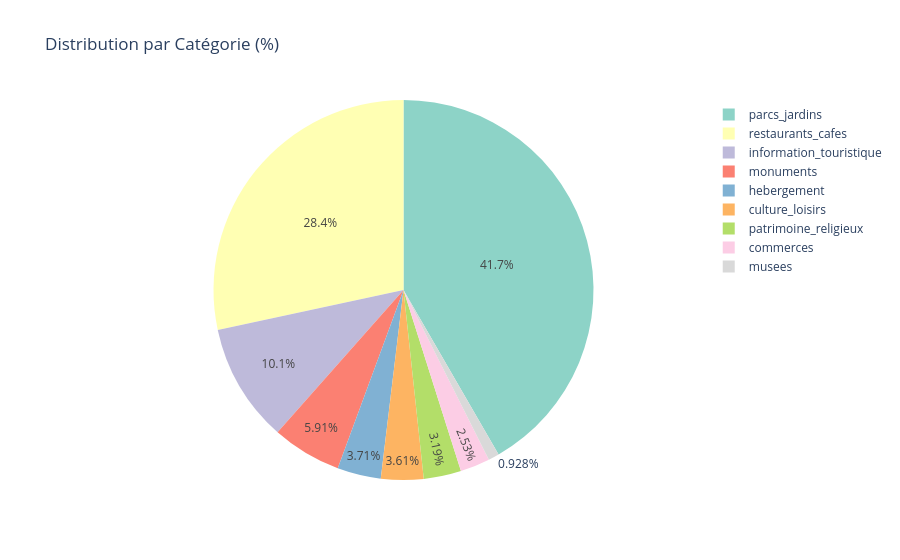
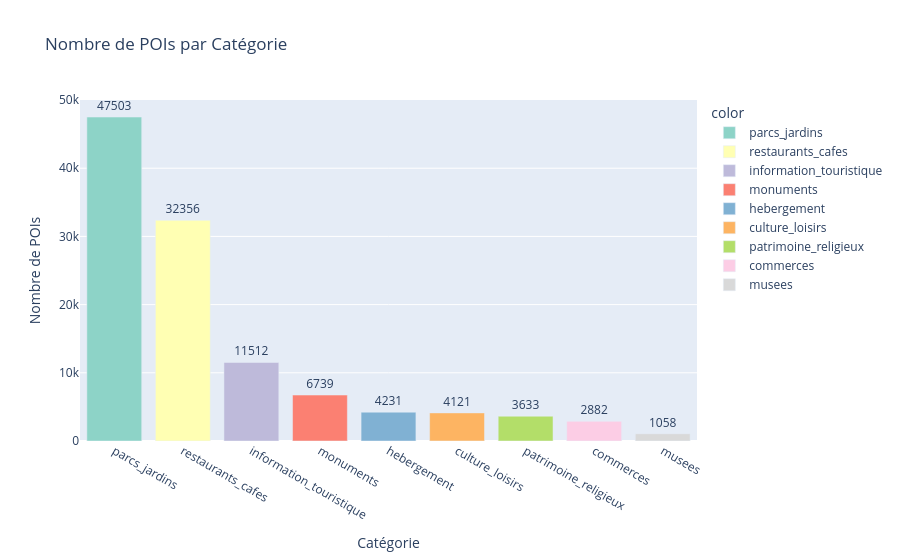

These figures' notebook cell, in order:
### Code cell
# ===== 1. DISTRIBUTION BY CATEGORY =====

category_counts = df['category'].value_counts()

# Pie Chart
fig_pie = px.pie(
    values=category_counts.values,
    names=category_counts.index,
    color=category_counts.index,
    color_discrete_sequence=px.colors.qualitative.Set3,
    title="Distribution par Catégorie (%)"
)
fig_pie.show()

# Histogram
fig_bar = px.bar(
    x=category_counts.index,
    y=category_counts.values,
    text=category_counts.values,
    color=category_counts.index,
    color_discrete_sequence=px.colors.qualitative.Set3,
    labels={'x': 'Catégorie', 'y': 'Nombre de POIs'},
    title="Nombre de POIs par Catégorie"
)
fig_bar.update_traces(textposition="outside")
fig_bar.show()

### Figure 1 — Plotly figure (JSON) as saved in the notebook; plotly's stock layout.template omitted (floating-point values rounded to 4 significant figures)
{"data": [{"customdata": [["parcs_jardins"], ["restaurants_cafes"], ["information_touristique"], ["monuments"], ["hebergement"], ["culture_loisirs"], ["patrimoine_religieux"], ["commerces"], ["musees"]], "domain": {"x": [0, 1], "y": [0, 1]}, "hovertemplate": "label=%{label}<br>value=%{value}<br>color=%{customdata[0]}<extra></extra>", "labels": ["parcs_jardins", "restaurants_cafes", "information_touristique", "monuments", "hebergement", "culture_loisirs", "patrimoine_religieux", "commerces", "musees"], "legendgroup": "", "marker": {"colors": ["rgb(141,211,199)", "rgb(255,255,179)", "rgb(190,186,218)", "rgb(251,128,114)", "rgb(128,177,211)", "rgb(253,180,98)", "rgb(179,222,105)", "rgb(252,205,229)", "rgb(217,217,217)"]}, "name": "", "showlegend": true, "type": "pie", "values": [47503, 32356, 11512, 6739, 4231, 4121, 3633, 2882, 1058]}], "layout": {"legend": {"tracegroupgap": 0}, "piecolorway": ["rgb(141,211,199)", "rgb(255,255,179)", "rgb(190,186,218)", "rgb(251,128,114)", "rgb(128,177,211)", "rgb(253,180,98)", "rgb(179,222,105)", "rgb(252,205,229)", "rgb(217,217,217)", "rgb(188,128,189)", "rgb(204,235,197)", "rgb(255,237,111)"], "title": {"text": "Distribution par Catégorie (%)"}}}

### Figure 2 — Plotly figure (JSON) as saved in the notebook; plotly's stock layout.template omitted (floating-point values rounded to 4 significant figures)
{"data": [{"hovertemplate": "color=parcs_jardins<br>Catégorie=%{x}<br>Nombre de POIs=%{y}<br>text=%{text}<extra></extra>", "legendgroup": "parcs_jardins", "marker": {"color": "rgb(141,211,199)", "pattern": {"shape": ""}}, "name": "parcs_jardins", "orientation": "v", "showlegend": true, "text": [47500.0], "textposition": "outside", "type": "bar", "x": ["parcs_jardins"], "xaxis": "x", "y": [47503], "yaxis": "y"}, {"hovertemplate": "color=restaurants_cafes<br>Catégorie=%{x}<br>Nombre de POIs=%{y}<br>text=%{text}<extra></extra>", "legendgroup": "restaurants_cafes", "marker": {"color": "rgb(255,255,179)", "pattern": {"shape": ""}}, "name": "restaurants_cafes", "orientation": "v", "showlegend": true, "text": [32360.0], "textposition": "outside", "type": "bar", "x": ["restaurants_cafes"], "xaxis": "x", "y": [32356], "yaxis": "y"}, {"hovertemplate": "color=information_touristique<br>Catégorie=%{x}<br>Nombre de POIs=%{y}<br>text=%{text}<extra></extra>", "legendgroup": "information_touristique", "marker": {"color": "rgb(190,186,218)", "pattern": {"shape": ""}}, "name": "information_touristique", "orientation": "v", "showlegend": true, "text": [11510.0], "textposition": "outside", "type": "bar", "x": ["information_touristique"], "xaxis": "x", "y": [11512], "yaxis": "y"}, {"hovertemplate": "color=monuments<br>Catégorie=%{x}<br>Nombre de POIs=%{y}<br>text=%{text}<extra></extra>", "legendgroup": "monuments", "marker": {"color": "rgb(251,128,114)", "pattern": {"shape": ""}}, "name": "monuments", "orientation": "v", "showlegend": true, "text": [6739.0], "textposition": "outside", "type": "bar", "x": ["monuments"], "xaxis": "x", "y": [6739], "yaxis": "y"}, {"hovertemplate": "color=hebergement<br>Catégorie=%{x}<br>Nombre de POIs=%{y}<br>text=%{text}<extra></extra>", "legendgroup": "hebergement", "marker": {"color": "rgb(128,177,211)", "pattern": {"shape": ""}}, "name": "hebergement", "orientation": "v", "showlegend": true, "text": [4231.0], "textposition": "outside", "type": "bar", "x": ["hebergement"], "xaxis": "x", "y": [4231], "yaxis": "y"}, {"hovertemplate": "color=culture_loisirs<br>Catégorie=%{x}<br>Nombre de POIs=%{y}<br>text=%{text}<extra></extra>", "legendgroup": "culture_loisirs", "marker": {"color": "rgb(253,180,98)", "pattern": {"shape": ""}}, "name": "culture_loisirs", "orientation": "v", "showlegend": true, "text": [4121.0], "textposition": "outside", "type": "bar", "x": ["culture_loisirs"], "xaxis": "x", "y": [4121], "yaxis": "y"}, {"hovertemplate": "color=patrimoine_religieux<br>Catégorie=%{x}<br>Nombre de POIs=%{y}<br>text=%{text}<extra></extra>", "legendgroup": "patrimoine_religieux", "marker": {"color": "rgb(179,222,105)", "pattern": {"shape": ""}}, "name": "patrimoine_religieux", "orientation": "v", "showlegend": true, "text": [3633.0], "textposition": "outside", "type": "bar", "x": ["patrimoine_religieux"], "xaxis": "x", "y": [3633], "yaxis": "y"}, {"hovertemplate": "color=commerces<br>Catégorie=%{x}<br>Nombre de POIs=%{y}<br>text=%{text}<extra></extra>", "legendgroup": "commerces", "marker": {"color": "rgb(252,205,229)", "pattern": {"shape": ""}}, "name": "commerces", "orientation": "v", "showlegend": true, "text": [2882.0], "textposition": "outside", "type": "bar", "x": ["commerces"], "xaxis": "x", "y": [2882], "yaxis": "y"}, {"hovertemplate": "color=musees<br>Catégorie=%{x}<br>Nombre de POIs=%{y}<br>text=%{text}<extra></extra>", "legendgroup": "musees", "marker": {"color": "rgb(217,217,217)", "pattern": {"shape": ""}}, "name": "musees", "orientation": "v", "showlegend": true, "text": [1058.0], "textposition": "outside", "type": "bar", "x": ["musees"], "xaxis": "x", "y": [1058], "yaxis": "y"}], "layout": {"barmode": "relative", "legend": {"title": {"text": "color"}, "tracegroupgap": 0}, "title": {"text": "Nombre de POIs par Catégorie"}, "xaxis": {"anchor": "y", "domain": [0, 1], "title": {"text": "Catégorie"}}, "yaxis": {"anchor": "x", "domain": [0, 1], "title": {"text": "Nombre de POIs"}}}}
